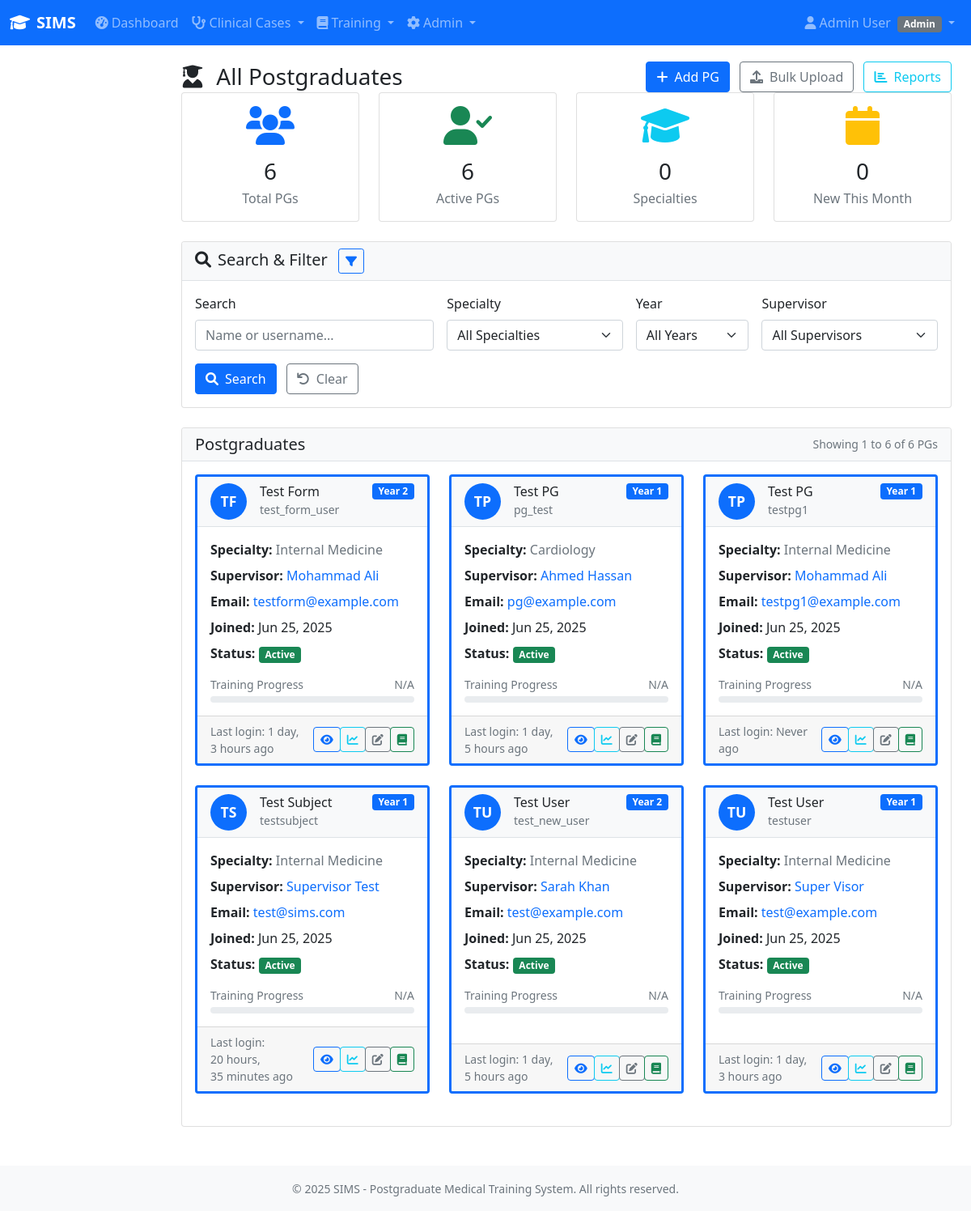
The page /users/pgs/ (signed in) on the database as committed earlier.
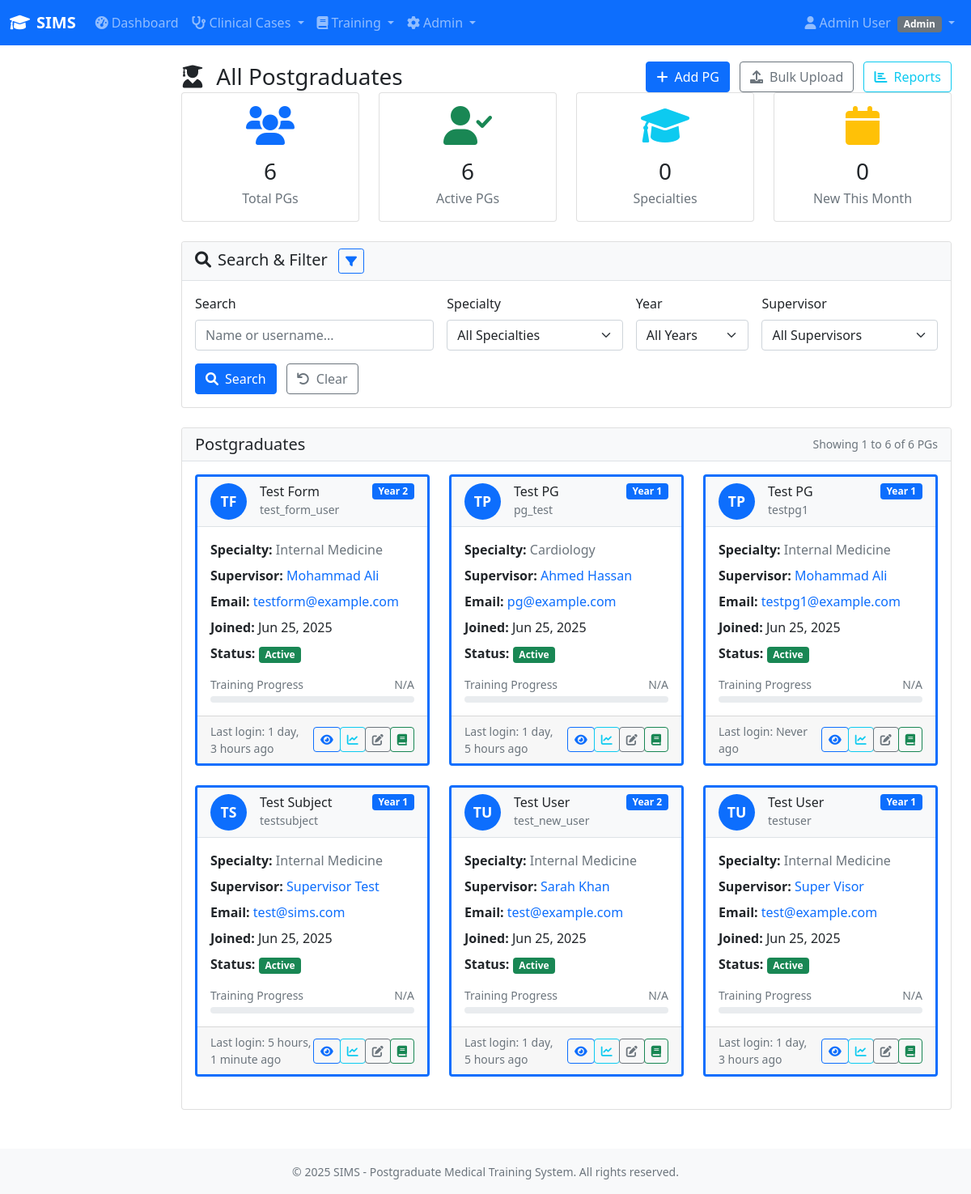
The same page on the database as committed later.
### sims/users/models.py (models this page shows, shortened)
class User(AbstractUser):
    role = models.CharField(
        max_length=20,
        choices=USER_ROLES,
        help_text="User role determines access permissions in SIMS"
    )
    specialty = models.CharField(
        max_length=100,
        choices=SPECIALTY_CHOICES,
        blank=True,
        null=True,
        help_text="Medical specialty (required for PGs and Supervisors)"
    )
    year = models.CharField(
        max_length=10,
        choices=YEAR_CHOICES,
        blank=True,
        null=True,
        help_text="Training year (required for PGs)"
    )
    supervisor = models.ForeignKey(
        'self',
        on_delete=models.SET_NULL,
        null=True,
        blank=True,
        related_name='assigned_pgs',
        limit_choices_to={'role': 'supervisor'},
        help_text="Assigned supervisor (required for PGs)"
    )
    registration_number = models.CharField(
        max_length=50,
        blank=True,
        null=True,
        help_text="Medical council registration number"
    )
    phone_number = models.CharField(
        max_length=15,
        blank=True,
        null=True,
        help_text="Contact phone number"
    )
    created_by = models.ForeignKey(
        'self',
        on_delete=models.SET_NULL,
        null=True,
        blank=True,
        related_name='users_created',
        help_text="Admin who created this user account"
    )
    modified_by = models.ForeignKey(
        'self',
        on_delete=models.SET_NULL,
        null=True,
        blank=True,
        related_name='users_modified',
        help_text="Last admin to modify this user account"
    )
    last_login_ip = models.GenericIPAddressField(
        null=True,
        blank=True,
        help_text="IP address of last login"
    )
    is_archived = models.BooleanField(
        default=False,
        help_text="Mark as archived instead of deleting"
    )
    archived_date = models.DateTimeField(
        null=True,
        blank=True,
        help_text="Date when user was archived"
    )
    class Meta:
        verbose_name = "SIMS User"
        verbose_name_plural = "SIMS Users"
        ordering = ['role', 'last_name', 'first_name']
        indexes = [
            models.Index(fields=['role']),
            models.Index(fields=['specialty']),
            models.Index(fields=['supervisor']),
            models.Index(fields=['is_active']),
        ]
    def is_admin(self):
        return self.role == 'admin'
    def is_supervisor(self):
        return self.role == 'supervisor'

### sims/users/views.py (the view)
# urls.py: path('pgs/', views.PGListView.as_view(), name='pg_list'),
class PGListView(LoginRequiredMixin, View):
    def get(self, request):
        return pg_list_view(request)

### sims/users/forms.py
class PGSearchForm(forms.Form):
    search = forms.CharField(
        max_length=100,
        required=False,
        widget=forms.TextInput(attrs={
            'class': 'form-control',
            'placeholder': 'Search by name or username...'
        })
    )
    specialty = forms.ChoiceField(
        choices=[('', 'All Specialties')] + list(SPECIALTY_CHOICES),
        required=False,
        widget=forms.Select(attrs={'class': 'form-control'})
    )
    year = forms.ChoiceField(
        choices=[('', 'All Years')] + list(YEAR_CHOICES),
        required=False,
        widget=forms.Select(attrs={'class': 'form-control'})
    )

### sims/context_processors.py (called while the page is built, shortened)
def admin_stats_context(request):
    if not request.path.startswith('/admin/'):
        return {}

### templates/users/pg_list.html (shortened to what the changed rows need)
{% extends 'base/base.html' %}
{% load static %}
{% block page_header %}
<div class="d-flex justify-content-between align-items-center">
    <h1 class="h3 mb-0">
        <i class="fas fa-user-graduate me-2"></i>
        {% if user.role == 'supervisor' %}
            Your Assigned PGs
        {% else %}
            All Postgraduates
        {% endif %}
    </h1>
</div>
{% endblock %}
{% block content %}
<div class="card">
    <div class="card-body">
        {% if page_obj %}
            <div class="row">
                {% for pg in page_obj %}
                <div class="col-md-6 col-lg-4 mb-4">
                    <div class="card pg-card h-100 border-start border-primary border-3">
                        <div class="card-header d-flex justify-content-between align-items-start">
                            <div class="d-flex align-items-center">
                                <div class="avatar bg-primary text-white rounded-circle d-flex align-items-center justify-content-center me-3" style="width: 45px; height: 45px;">
                                    {{ pg.first_name.0 }}{{ pg.last_name.0 }}
                                </div>
                                <div>
                                    <h6 class="mb-0">{{ pg.get_full_name }}</h6>
                                    <small class="text-muted">{{ pg.username }}</small>
                                </div>
                            </div>
                            <span class="badge bg-primary">Year {{ pg.year|default:"N/A" }}</span>
                        </div>
                        <div class="card-body">
                            <div class="mb-2">
                                <strong>Specialty:</strong>
                                <span class="text-muted">{{ pg.get_specialty_display|default:"Not specified" }}</span>
                            </div>
                            {% if pg.supervisor %}
                            <div class="mb-2">
                                <strong>Supervisor:</strong>
                                <a href="{% url 'users:profile_detail' pg.supervisor.pk %}" class="text-decoration-none">
                                    {{ pg.supervisor.get_full_name }}
                                </a>
                            </div>
                            {% endif %}
                            <div class="mb-2">
                                <strong>Email:</strong>
                                <a href="mailto:{{ pg.email }}" class="text-decoration-none">{{ pg.email }}</a>
                            </div>
                            <div class="mb-2">
                                <strong>Joined:</strong> {{ pg.date_joined|date:"M d, Y" }}
                            </div>
                            <div class="mb-3">
                                <strong>Status:</strong>
                                {% if pg.is_active %}
                                    <span class="badge bg-success">Active</span>
                                {% else %}
                                    <span class="badge bg-danger">Inactive</span>
                                {% endif %}
                            </div>
                            <div class="progress-section">
                                <div class="d-flex justify-content-between align-items-center mb-1">
                                    <small class="text-muted">Training Progress</small>
                                    <small class="text-muted" id="progress-{{ pg.pk }}">Loading...</small>
                                </div>
                                <div class="progress" style="height: 8px;">
                                </div>
                            </div>
                        </div>
                        <div class="card-footer">
                            <div class="d-flex justify-content-between align-items-center">
                                <small class="text-muted">
                                    Last login: {{ pg.last_login|timesince|default:"Never" }} ago
                                </small>
                                <div class="btn-group" role="group">
                                    <a href="{% url 'users:profile_detail' pg.pk %}" class="btn btn-sm btn-outline-primary" title="View Profile">
                                        <i class="fas fa-eye"></i>
                                    </a>
                                    <a href="{% url 'users:pg_progress' pg.pk %}" class="btn btn-sm btn-outline-info" title="View Progress">
                                        <i class="fas fa-chart-line"></i>
                                    </a>
                                    {% if user.role == 'admin' %}
                                    <a href="{% url 'users:user_edit' pg.pk %}" class="btn btn-sm btn-outline-secondary" title="Edit">
                                        <i class="fas fa-edit"></i>
                                    </a>
                                    {% endif %}
                                    <a href="{% url 'logbook:list' %}?pg={{ pg.pk }}" class="btn btn-sm btn-outline-success" title="View Logbook">
                                        <i class="fas fa-book"></i>
                                    </a>
                                </div>
                            </div>
                        </div>
                    </div>
                </div>
                {% endfor %}
            </div>
        {% endif %}
    </div>
</div>
{% endblock %}

Rows that differ between the two databases and show on the page:
changed User "Test Subject": last_login "20 hours, 35 minutes" → "5 hours, 1 minute"
